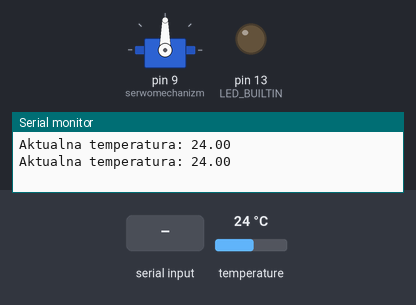
A sketch run on a simulated Arduino Uno, built with avr-gcc and run on an emulated ATmega328P. Parts: servo, output pins drawn as LEDs (lit = HIGH), the last lines printed to the serial monitor. Inputs (shaded band) come from the test bench; at power-on: temperature 24 °C.

Above: at 1.8 s.
1.9 s: temperature set to 0 °C
At 3.5 s:
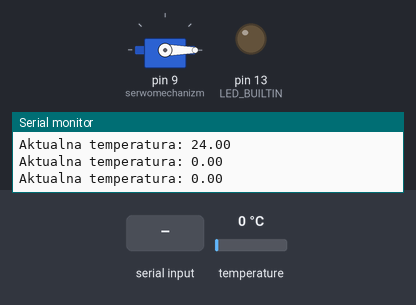
3.8 s: "o90\n" received over Serial
At 4.5 s:
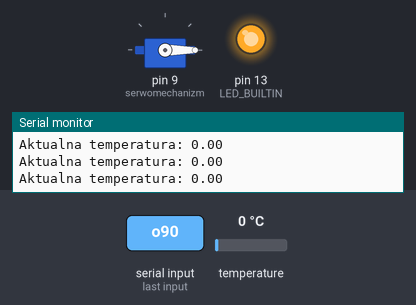
5.3 s: "x90\n" received over Serial
At 8.3 s:
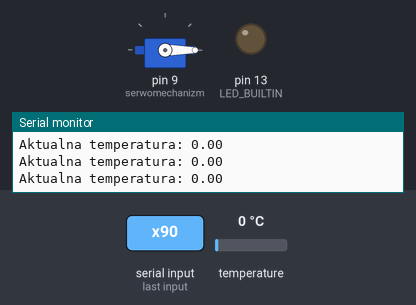
8.9 s: "o,45\n" received over Serial
At 11.0 s:
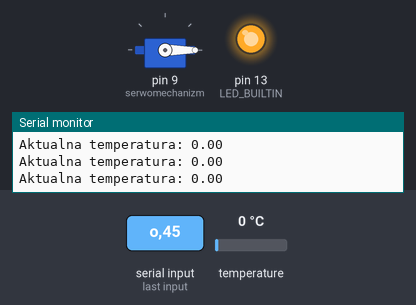
Timing chart, 0 to 12.4 s (numbered marks = the images above; inputs shaded):
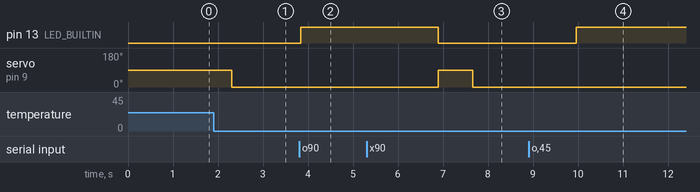

Measured:
- after the input at 1.9 s, servo on pin 9 (serwomechanizm): 90° → 0° after 0.41 s
- after the input at 3.8 s, pin 13 (LED_BUILTIN): LOW → HIGH at once
- after the input at 5.3 s, pin 13 (LED_BUILTIN): HIGH → LOW after 1.6 s; servo on pin 9 (serwomechanizm): 0° → 90° after 1.6 s, → 0° 0.76 s later
- after the input at 8.9 s, pin 13 (LED_BUILTIN): LOW → HIGH after 1.1 s

The sketch:

arduino_code.ino
```cpp
#include <OneWire.h>
#include <DallasTemperature.h>
#include <Servo.h>

char userInput;
int userDataPyTk;
Servo serwomechanizm;
double currentTemp;
int setTemp;

OneWire oneWire(A5);
DallasTemperature sensors(&oneWire);

void setup(){
  Serial.begin(9600);
  pinMode(LED_BUILTIN, OUTPUT);
  sensors.begin();                            // initialize temp sensor
  serwomechanizm.attach(9);                   // servo attached to pin 9
}

void getUserData(){
  String userDataUpdate;
  delay(500); // Need to wait for pyserial send time
  userDataUpdate = Serial.readString();
  userDataPyTk = userDataUpdate.toInt();
}

void loop(){

sensors.requestTemperatures();                // read current temp
Serial.print("Aktualna temperatura: ");
currentTemp = sensors.getTempCByIndex(0);
Serial.println(currentTemp);

double var = currentTemp/setTemp;
        if(var > 2) {
          serwomechanizm.write(90);
          digitalWrite(LED_BUILTIN, LOW);
        } // close valve
        else if(var < 1) {
          serwomechanizm.write(0);
          digitalWrite(LED_BUILTIN, HIGH);
        } // open valve
        else {
          int range = 90 * (var-1);
          serwomechanizm.write(range);
        }

if(Serial.available()> 0){
    userInput = Serial.read();                // read user input
      if(userInput == 'o'){                   // open valve
        digitalWrite(LED_BUILTIN, HIGH);
        serwomechanizm.write(0);
        setTemp = currentTemp*3;
      }
      if(userInput == 'x'){                   // close valve
       digitalWrite(LED_BUILTIN, LOW);
       serwomechanizm.write(90);
       setTemp = currentTemp*0.5;
      }
      if(userInput == 'b'){                   // set temperature
        getUserData();
        setTemp = userDataPyTk;

        double var = currentTemp/setTemp;
        if(var > 2) {
          serwomechanizm.write(90);
        } // close valve
        else if(var < 1) {
          serwomechanizm.write(0);
        } // open valve
        else {
          int range = 90 * (var-1);
          serwomechanizm.write(range);
        }
      }
  }
}
```
